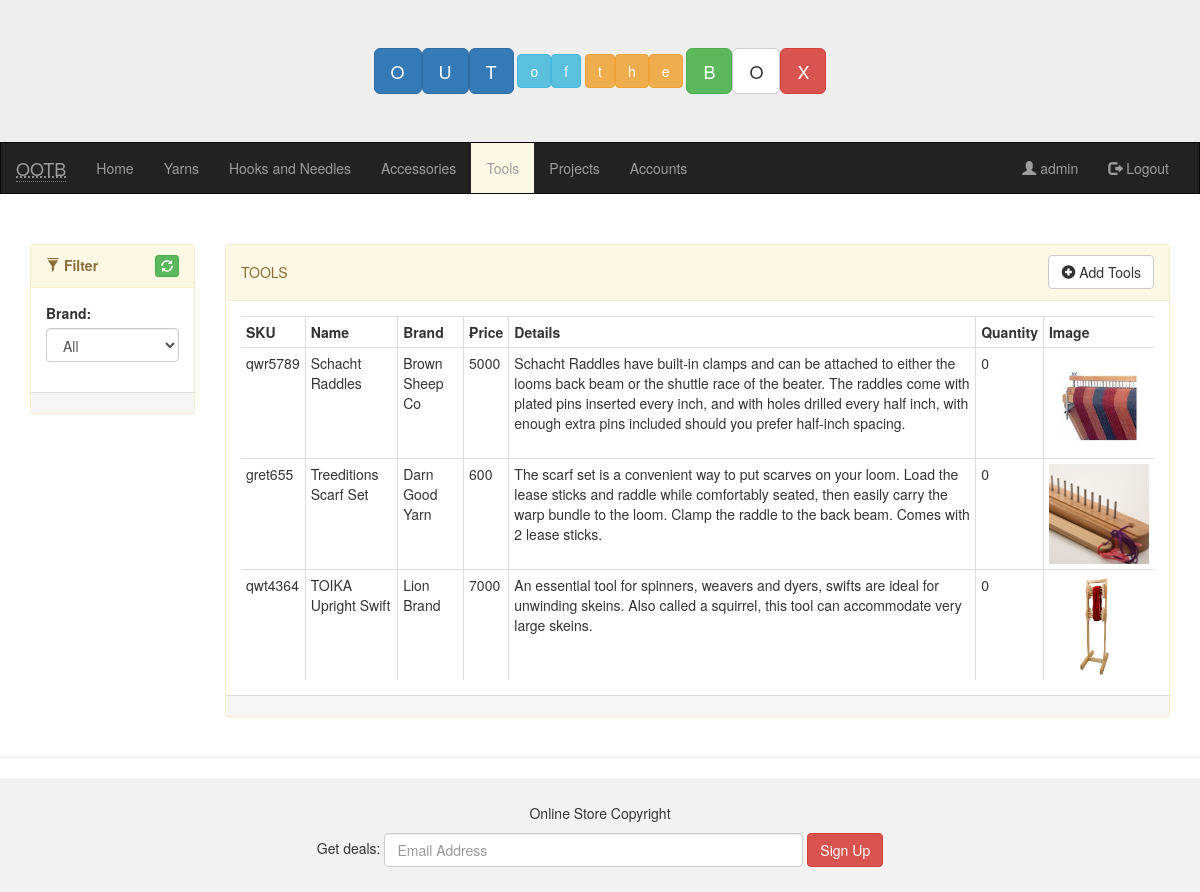
The app's page /ootb/admin/tools/index.php (signed in) with its own data.
### tables this page shows
CREATE TABLE `ootb_tools` (
  `product_id` int(11) NOT NULL,
  `product_sku` varchar(250) NOT NULL,
  `product_name` varchar(250) NOT NULL,
  `product_brand` varchar(250) NOT NULL,
  `product_details` varchar(1000) NOT NULL,
  `product_price` varchar(250) NOT NULL,
  `product_quantity` varchar(250) NOT NULL,
  `product_image` varchar(1000) NOT NULL
);

### ootb/admin/tools/index.php (the view, shortened to what this page needs)
<!DOCTYPE html>
<html lang="en">
<?php
 include("../../include/db.php");
  ?>
<head>
  <link rel="stylesheet" href="https://maxcdn.bootstrapcdn.com/bootstrap/3.3.7/css/bootstrap.min.css">
</head>
<body>
<div class="jumbotron">
  <div class="container text-center">
    <?php include('../../include/header.php'); ?>
  </div>
</div>
<nav class="navbar navbar-inverse">
  <div class="container-fluid">
    <div class="navbar-header">
      <a class="navbar-brand" href="#"><abbr title="Out of the Box">OOTB</abbr></a>
    </div>
    <div class="collapse navbar-collapse" id="myNavbar">
      <ul class="nav navbar-nav">
        <li><a href="../">Home</a></li>
        <li><a href="../yarns">Yarns</a></li>
        <li><a href="../hooks_needles">Hooks and Needles</a></li>
        <li><a href="../accessories">Accessories</a></li>
        <li class="bg-warning"><a href="#">Tools</a></li>
        <li><a href="../projects">Projects</a></li>
        <li><a href="../accounts">Accounts</a></li>
      </ul>
      <ul class="nav navbar-nav navbar-right">
        <li><a href="#admin"><span class="glyphicon glyphicon-user"></span> <?php echo $_SESSION['login_user']; ?></a></li>
        <li>
          <a href="../../include/logout_exe.php">
          <span class="glyphicon glyphicon-log-out"></span>
           Logout
           </a>
         </li>
      </ul>
    </div>
  </div>
</nav>
<div class="container">
  <div class="row">
    <div class="col-sm-2">
            <div class="panel panel-warning">
              <div class="panel-heading">
                <div class="row">
                      <div class="col-sm-8"><b><span class="glyphicon glyphicon-filter"></span> Filter</b></div>
                      <div class="col-sm-4"><a href="http://localhost/ootb/admin/tools/" class="btn btn-xs btn-success pull-right"><span class="glyphicon glyphicon-refresh"></span></a></div>
                 </div>
              </div>
              <div class="panel-body table-responsive">
                <form>
                  <div class="form-group">
                     <label for="filter_brand">Brand:</label>
                    <select class="form-control filteryarn" id="filter_brand">
                      <option value="all">All</option>
                    </select>
                  </div>
                </form>
              </div>
              <div class="panel-footer"></div>
            </div>
    </div>
    <div class="col-sm-10">
      <div class="panel panel-warning">
        <div class="panel-heading">
        <div class="row">
            <div class="col-sm-6">
               <h5>TOOLS</h5>
            </div>
            <div class="col-sm-6">
                <button type="button" class="btn btn-default pull-right" data-toggle="modal" data-target="#myModal3" data-backdrop="static"><span class="glyphicon glyphicon-plus-sign"></span> Add Tools</button>
            </div>
        </div>
        </div>
        <div class="panel-body table-responsive">
          <table class="table table-condensed table-hover table-bordered">
            <tr>
              <th>SKU</th>
              <th>Name</th>
              <th>Brand</th>
              <th>&#8369rice </th>
              <th>Details</th>
              <th>Quantity</th>
              <th>Image</th>
            </tr>
                          <?php
                    if (isset($_GET['Filter'])) {
                        if ($_GET['brand'] == "all") {
                        $pbrand = "";
                        }else{
                        $pbrand = $_GET['brand'];
                        }
                        $typequery = mysqli_query($con,"SELECT * FROM `ootb_tools` WHERE product_brand LIKE'%$pbrand%'");
                    }else{
                            $typequery = mysqli_query($con,"SELECT * FROM `ootb_tools`");
                    }
                            while ($row = mysqli_fetch_assoc($typequery)) { ?>
                            <tr data-toggle="modal" data-target="#myModaledit" class="medit" data-backdrop="static"
                             data-id="<?php echo $row['product_id']; ?>" data-sku="<?php echo $row['product_sku']; ?>" data-name="<?php echo $row['product_name']; ?>" data-brand="<?php echo $row['product_brand']; ?>" data-price="<?php echo $row['product_price']; ?>" data-quantity="<?php echo $row['product_quantity']; ?>" data-details="<?php echo $row['product_details']; ?>" data-image="<?php echo $row['product_image']; ?>">
                            <td><?php echo $row['product_sku']; ?></td>
                            <td><?php echo $row['product_name']; ?></td>
                            <td><?php echo $row['product_brand']; ?></td>
                            <td><?php echo $row['product_price']; ?></td>
                            <td><?php echo $row['product_details']; ?></td>
                            <td><?php echo $row['product_quantity']; ?></td>
                            <td>
                                <img src="../../images/<?php echo $row['product_image']; ?>" width="100px">
                            </td>
                            </tr>
                          <?php  }
                           ?>
          </table>
        </div>
        <div class="panel-footer"></div>
      </div>
    </div>
  </div>
</div>
<hr/>
<footer class="container-fluid text-center">
  <p>Online Store Copyright</p>
  <form class="form-inline">Get deals:
    <input type="email" class="form-control" size="50" placeholder="Email Address">
    <button type="button" class="btn btn-danger">Sign Up</button>
  </form>
</footer>
</body>
</html>

### ootb/admin/tools/index.php (style rules this page uses)
.navbar { margin-bottom: 50px; border-radius: 0; }
.jumbotron { margin-bottom: 0; }
footer { background-color: #f2f2f2; padding: 25px; }

### records on screen
ootb_tools: product_sku "qwr5789", product_name "Schacht Raddles", product_brand "Brown Sheep Co", product_price "5000", product_details "Schacht Raddles have built-in clamps and can be attached to either the looms back beam or the shuttle race of the beater. The raddles come with plated pins inserted every inch, and with holes drilled every half inch, with enough extra pins included should you prefer half-inch spacing.", product_quantity "0", product_image (picture)
ootb_tools: product_sku "gret655", product_name "Treeditions Scarf Set", product_brand "Darn Good Yarn", product_price "600", product_details "The scarf set is a convenient way to put scarves on your loom. Load the lease sticks and raddle while comfortably seated, then easily carry the warp bundle to the loom. Clamp the raddle to the back beam. Comes with 2 lease sticks.", product_quantity "0", product_image (picture)
ootb_tools: product_sku "qwt4364", product_name "TOIKA Upright Swift", product_brand "Lion Brand", product_price "7000", product_details "An essential tool for spinners, weavers and dyers, swifts are ideal for unwinding skeins. Also called a squirrel, this tool can accommodate very large skeins.", product_quantity "0", product_image (picture)

### other values on screen
$_SESSION['login_user'] "admin"
